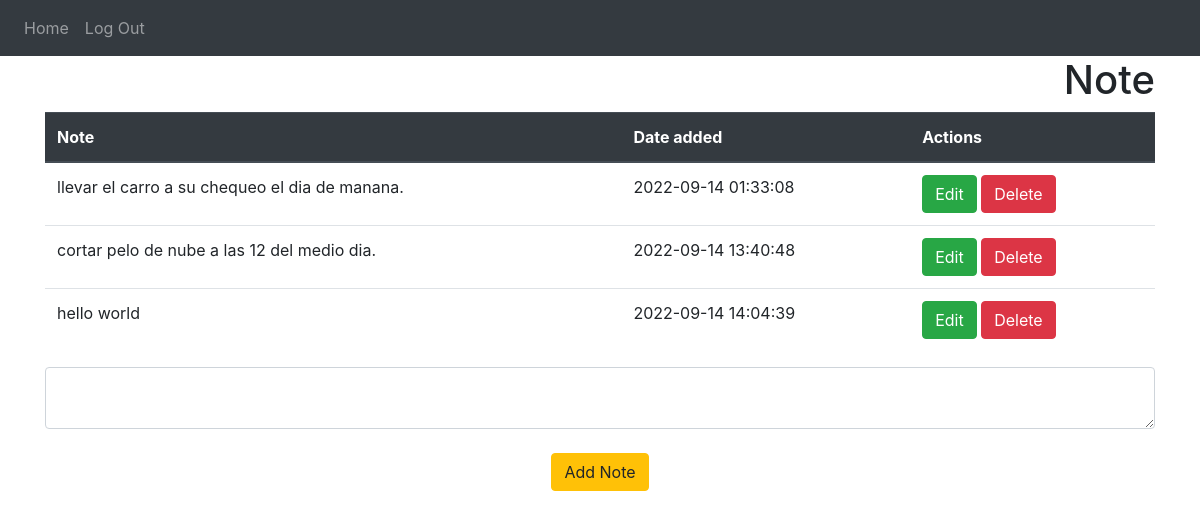
Page / (signed in) on the earlier database version.
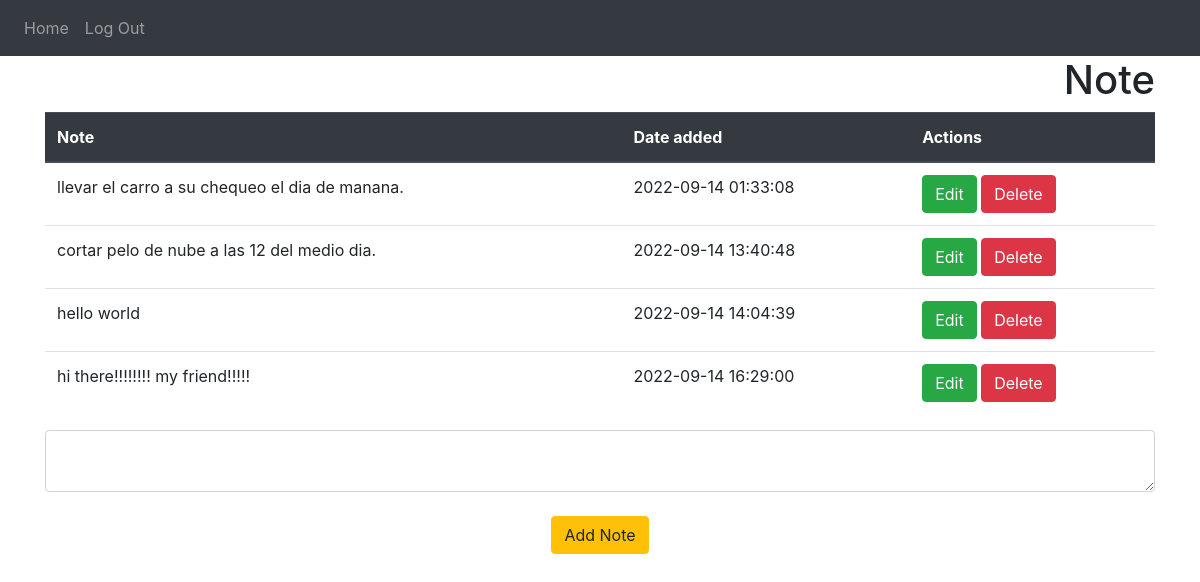
Same page on the later database version.
### website/models.py (models this page shows)
class Note(db.Model):
    id = db.Column(db.Integer, primary_key=True)
    text = db.Column(db.String(10000))
    date = db.Column(db.DateTime(timezone=True), default=func.now())
    user_id = db.Column(db.Integer, db.ForeignKey("user.id"))

### website/views.py (the view, shortened to what this page needs)
@views.route("/", methods=["GET", "POST"])
@login_required
def home():
    return render_template("home.html", user=current_user)

### website/__init__.py (called while the page is built)
def create_app():
    app = Flask(__name__)
    app.config["SECRET_KEY"] = "test"
    app.config["SQLALCHEMY_DATABASE_URI"] = f"sqlite:///{DB_NAME}"
    db.init_app(app)
    from .views import views
    from .auth import auth
    app.register_blueprint(views, url_prefix="/")
    app.register_blueprint(auth, url_prefix="/")
    from .models import User, Note
    create_database(app)
    login_manager = LoginManager()
    login_manager.login_view = "auth.login"
    login_manager.init_app(app)
    @login_manager.user_loader
    def load_user(id):
        return User.query.get(int(id))
    return app

### website/templates/home.html
{% extends "base.html" %} {% block title %}Home{% endblock %} {% block content%}
<h1 align="right">Note</h1>
<table class="table">
  <thead class="thead-dark">
    <tr>
      <th scope="col">Note</th>
      <th scope="col">Date added</th>
      <th scope="col">Actions</th>
    </tr>
  </thead>
  <tbody>
    {% for note in user.notes %}
    <tr>
      <td>{{note.text}}</td>
      <td>{{note.date}}</td>
      <td>
        <a href="/edit-note/{{note.id}}" class="btn btn-success">Edit</a>
        <button
          type="button"
          class="btn btn-danger"
          onClick="deleteNote('{{ note.id }}')"
        >
          Delete
        </button>
      </td>
    </tr>
    {% endfor%}
  </tbody>
</table>
<form method="POST">
  <textarea name="note" id="note" class="form-control"></textarea>
  <br />
  <div align="center">
    <button type="submit" class="btn btn-warning">Add Note</button>
  </div>
</form>
{% endblock %}

Differences in the rows shown:
added Note: text "hi there!!!!!!!! my friend!!!!!", date "2022-09-14 16:29:00"
